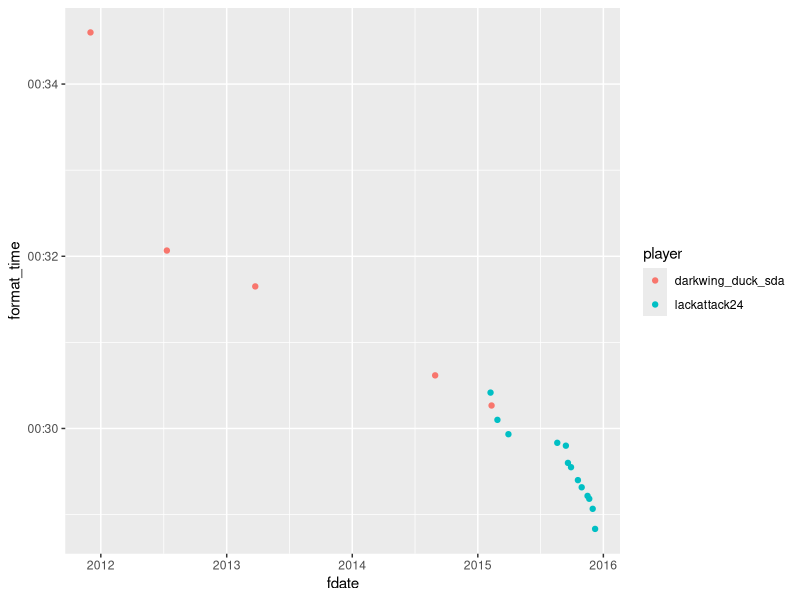

The R source for this figure:
library(tidyverse)
library(lubridate)

pdf('graph.pdf')

loz <- read.table("loz_times.tsv",header = TRUE)
floz <- loz %>% select(format_time,date,player) %>% mutate(fdate = mdy(date)) #objectify date
floz$format_time <- as.POSIXct(floz$format_time, format = "%H:%M:%S") #must convert to date, even though we only use hms
graph <- ggplot(data = floz) + geom_point(mapping = aes(x = fdate, y = format_time, color = player))

print(graph)

dev.off()